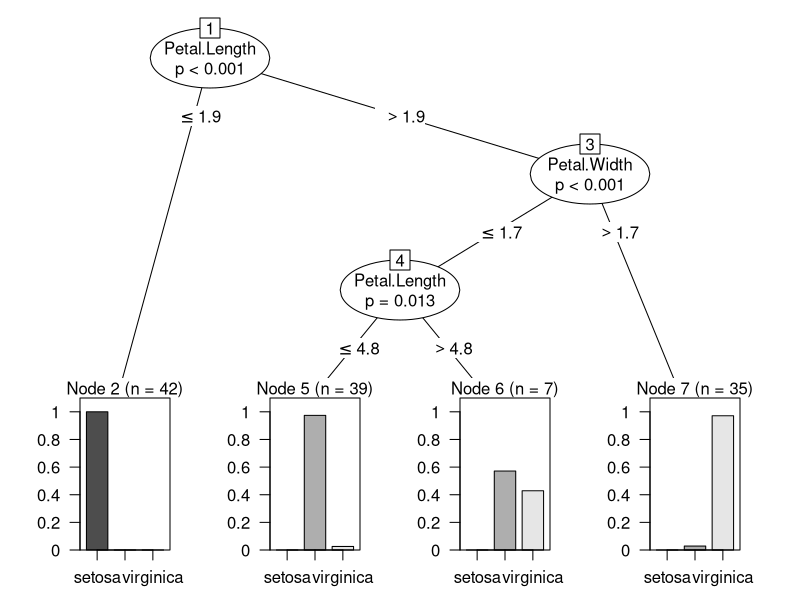

This chart was generated by the following R code:
#Faça a carga dos dados;
data(iris)

#Divida o dataset em treinamento (80%) e teste (20%);
set.seed(1234)
ind <- sample(2, nrow(iris), replace=TRUE, prob=c(0.8, 0.2))
treinamento <- iris[ind==1,]
teste <- iris[ind==2,]

#Crie uma árvore de decisão usando o conjunto de treinamento;
library(party)
model <- ctree(Species ~., treinamento)

#Teste a árvore de decisão no conjunto de teste;
mc <- table(predict(model, teste), teste$Species)

#Imprima a árvore de decisão;
plot(model)

#Imprima a matriz de confusão;
mc

#Calcule a acuracidade do classificador.
acuracia <- (mc[1,1]+mc[2,2]+mc[3,3])/sum(mc)

#
# outra forma para calcular a acuracia e 
# a matrix de confusao
#

library(caret)
confusionMatrix(predict(model, teste), teste$Species)
